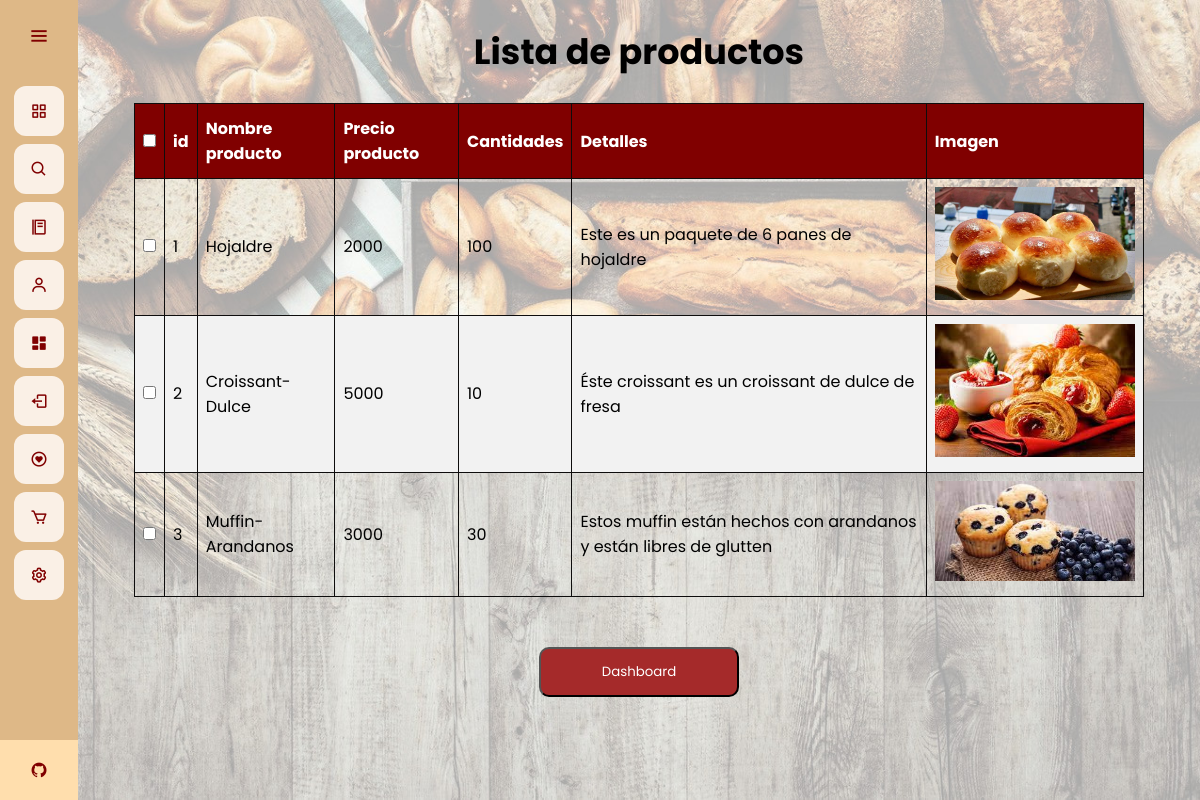
The page /admin-dash/lista-productos (signed in) on the database as committed earlier.
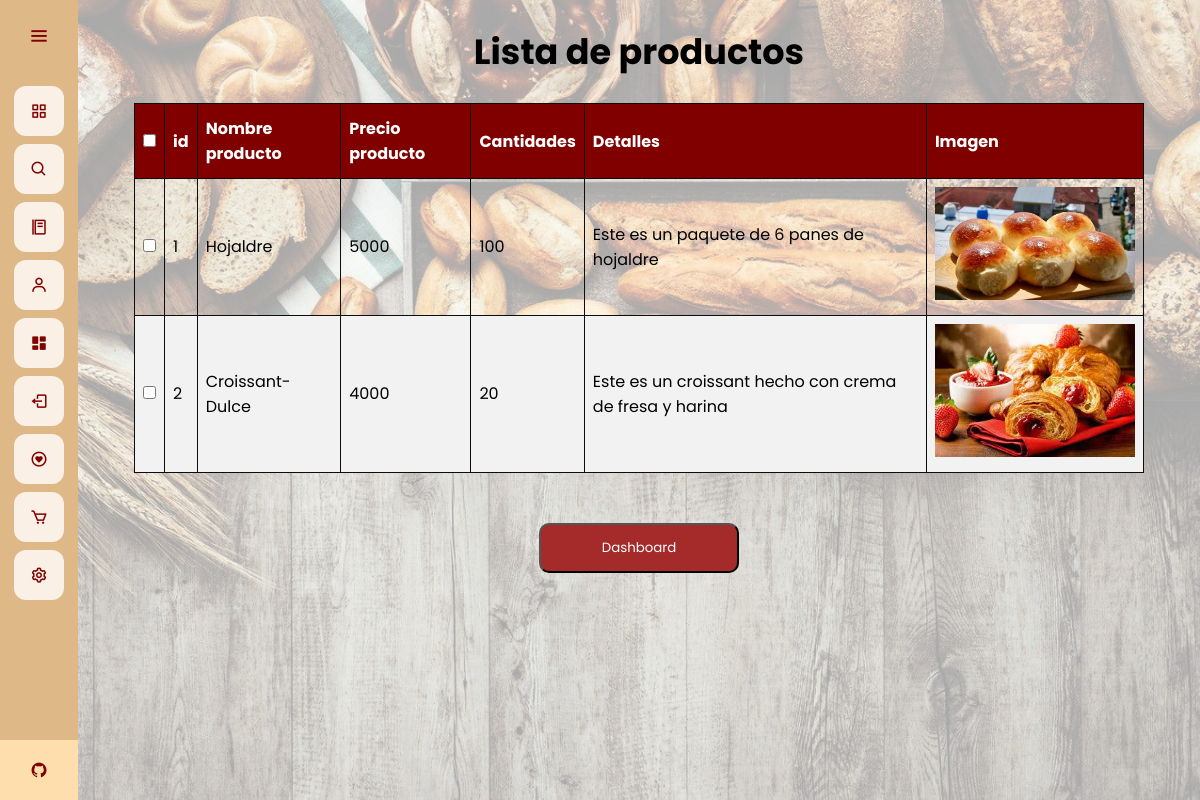
The same page on the database as committed later.
### app.py (models this page shows)
class Products(database.Model):
	id = database.Column(database.Integer, primary_key=True)
	productname = database.Column(database.String(30), nullable=False, unique=True)
	price = database.Column(database.Integer, nullable=False)
	quantity = database.Column(database.Integer, nullable=False)
	score = database.Column(database.Integer, nullable=False)
	details = database.Column(database.String(1000))
	image_prod = database.Column(database.String(40), nullable=False, default='pan.jpg')

### app.py (the view)
@app.route("/admin-dash/lista-productos")
@login_required
def lista_producto():
	if current_user.username == "SuperAdmin":
		products = Products.query.filter().all()
		return render_template("listproducts.html", products = products)
	else:
		return redirect(url_for('home'))

### app.py (called while the page is built)
@login_manager.user_loader
def load_user(user_id):
	return User.query.get(int(user_id))

@app.before_request
def make_session_permanent():
    session.permanent = True

### templates/listproducts.html (shortened to what this page needs)
{% extends 'base.html' %}
{% block style %}
<link rel="stylesheet" href="{{ url_for('static', filename='css/style_listproduct.css') }}">
{% endblock %}
{% block content %}
<br>
<h1 class="title">
    Lista de productos
</h1>
<br>
<div class="container">
    <table id="tableu" class="tableu" style="width: 90%">
        <thead>
            <tr>
                <th>
                    <input type="checkbox" onclick="checkAll(this)">
                </th>
                <th>id</th>
                <th>Nombre producto</th>
                <th>Precio producto</th>
                <th>Cantidades</th>
                <th>Detalles</th>
                <th>Imagen</th>
            </tr>
        </thead>
        <br>
        <tbody>
            {% for product in products %}
            <tr>
                <td><input type="checkbox" name="user"></td>
                <td>{{ product.id }}</td>
                <td>{{ product.productname }}</td>
                <td>{{ product.price }}</td>
                <td>{{ product.quantity }}</td>
                <td>{{ product.details }}</td>
                <td><img src="{{ url_for('static', filename='images_plates/'+product.image_prod) }}" alt=""></td>
            </tr>
            {% endfor %}
        </tbody>
    </table>
</div>
<br>
<br>
<div class="other">
    <a href="{{url_for('dashboard')}}">
        <button type="button" class="buttond">
            Dashboard
        </button>
    </a>
</div>
{% endblock %}

### templates/base.html (shortened to what this page needs)
<!DOCTYPE html>
<html>
<head>
	<link rel="stylesheet" href="{{ url_for('static', filename='css/style_base.css') }}">
  {% block style %}
  {% endblock %}
  <link href='https://unpkg.com/boxicons@2.0.7/css/boxicons.min.css' rel='stylesheet'>
</head>
<body>
	<div class="sidebar">
    <div class="logo-details">
        <i class='bx bx-menu' id="btn" ></i>
    </div>
    <ul class="nav-list">
      <li>
        <a href="{{ url_for('home') }}">
          <i class='bx bx-grid-alt'></i>
        </a>
      </li>
      <li>
        <a href="{{ url_for('busqueda') }}">
          <i class='bx bx-search'></i>
        </a>
      </li>
      <li>
        <a href="{{ url_for('menu') }}">
          <i class='bx bx-food-menu' ></i>
        </a>
      </li>
      {% if current_user.is_authenticated %}
      <li>
        <a href="{{ url_for('perfil_usuario') }}">
          <i class='bx bx-user' ></i>
        </a>
      </li>
      {% if current_user.username == "SuperAdmin" %}
      <li>
        <a href="{{ url_for('dashboard') }}">
          <i class='bx bxs-dashboard'></i>
        </a>
      </li>
      {% endif %}
      <li>
        <a href="{{ url_for('cerrar_sesion') }}">
          <i class='bx bx-log-out'></i>
        </a>
      </li>
      {% endif %}
      <li>
        <a href="{{ url_for('lista') }}">
          <i class='bx bx-heart-circle'></i>
        </a>
      </li>
      <li>
        <a href="{{ url_for('carrito') }}">
          <i class='bx bx-cart' ></i>
        </a>
      </li>
      <li>
        <a href="{{ url_for('ajustes') }}">
          <i class='bx bx-cog' ></i>
        </a>
      </li>
      <li class="profile">
          <div class="profile-details">
              <div class="name_job">
                <div class="name">Grupo 4</div>
                <div class="uni">Uninorte-Mintic</div>
              </div>
          </div>
          <a href="https://github.com/Viinky-Kevs/ProyectoAppWeb" target="_blank">
            <i class='bx bxl-github' id="github" ></i>
          </a>
      </li>
    </ul>
  </div>
  <section class="home-section">
  	{% block content %}
  	{% endblock %}
  </section>
</body>
</html>

### static/css/style_base.css (style rules this page uses)
* { margin: 0; padding: 0; box-sizing: border-box; font-family: "Poppins" , sans-serif; }
.sidebar { position: fixed; left: 0; top: 0; height: 100%; width: 78px; background: #DEB887; padding: 6px 14px; z-index: 99; transition: all 0.5s ease; }
.sidebar .logo-details { height: 60px; display: flex; align-items: center; position: relative; }
.sidebar .logo-details #btn { position: absolute; top: 50%; right: 0; transform: translateY(-50%); font-size: 22px; transition: all 0.4s ease; font-size: 23px; text-align: center; cursor: pointer; transition: all 0.5s ease; }
.sidebar i { color: #800000; height: 60px; min-width: 50px; font-size: 28px; text-align: center; line-height: 60px; }
.sidebar .nav-list { margin-top: 20px; height: 100%; }
.sidebar li { position: relative; margin: 8px 0; list-style: none; }
.sidebar li a { display: flex; height: 100%; width: 100%; border-radius: 12px; align-items: center; text-decoration: none; transition: all 0.4s ease; background: #FAF0E6; }
.sidebar li i { height: 50px; line-height: 50px; font-size: 18px; border-radius: 12px; }
.sidebar li.profile { position: fixed; height: 60px; width: 78px; left: 0; bottom: -8px; padding: 10px 14px; background: #FFDEAD; transition: all 0.5s ease; overflow: hidden; }
.sidebar li .profile-details { display: flex; align-items: center; flex-wrap: nowrap; }
.sidebar li.profile .name, .sidebar li.profile .uni { font-size: 15px; font-weight: 400; color: #800000; white-space: nowrap; }
.sidebar li.profile .uni { font-size: 12px; }
.sidebar .profile #github { position: absolute; top: 50%; right: 0; transform: translateY(-50%); background: #FFDEAD; width: 100%; height: 60px; line-height: 60px; border-radius: 0px; transition: all 0.5s ease; }
.home-section { position: relative; min-height: 100vh; top: 0; left: 78px; width: calc(100% - 78px); transition: all 0.5s ease; z-index: 2; background-attachment: fixed; background-size: cover; background-repeat: no-repeat; background-image: url(/static/images/wallpaper.jpg); }

### static/css/style_listproduct.css (style rules this page uses)
.title { text-align: center; font-size: 35px; }
.container { display: flex; justify-content: center; align-items: center; }
#tableu { font-family: Arial, Helvetica, sans-serif; border-collapse: collapse; width: 100%; }
#tableu td, #tableu th { border: 1px solid rgb(14, 13, 13); padding: 8px; }
#tableu tr:nth-child(even) { background-color: #f2f2f2; }
#tableu th { padding-top: 12px; padding-bottom: 12px; text-align: left; background-color: #800000; color: white; }
.other { display: flex; justify-content: center; align-items: center; }
.buttond { width: 200px; height: 50px; color: white; background-color: brown; border-radius: 10px; cursor: pointer; }
img { width: 200px; }

Rows that differ between the two databases and show on the page:
removed Products: id "3", productname "Muffin-Arandanos", price "3000", quantity "30", details "Estos muffin están hechos con arandanos y están libres de glutten", image_prod (picture)
changed Products "Hojaldre": price "2000" → "5000"
changed Products "Croissant-Dulce": price "5000" → "4000"; quantity "10" → "20"; details "Éste croissant es un croissant de dulce de fresa" → "Este es un croissant hecho con crema de fresa y harina"
